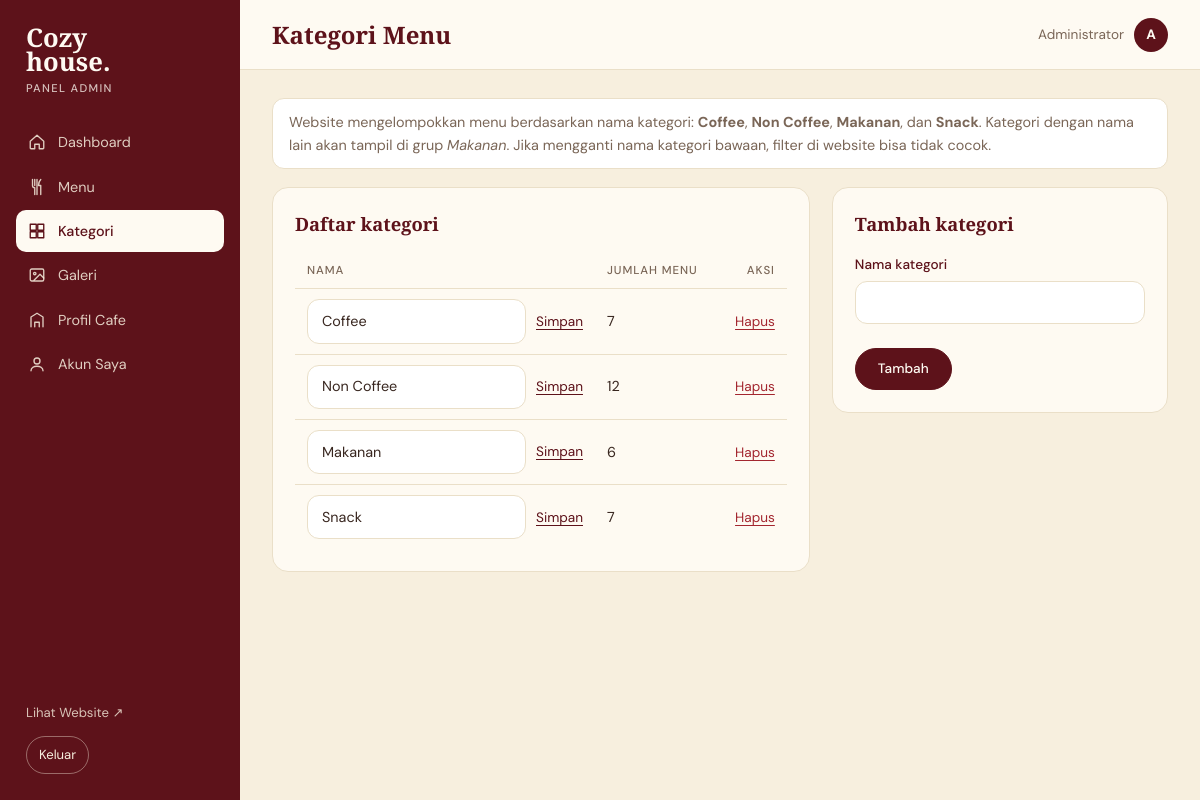
Page /admin/kategori.php (signed in) on the committed database.
### tables this page shows
CREATE TABLE IF NOT EXISTS `kategori_menu` (
  `id_kategori` int NOT NULL AUTO_INCREMENT,
  `nama_kategori` varchar(50) NOT NULL,
  PRIMARY KEY (`id_kategori`)
);

### admin/includes/functions.php (called while the page is built, shortened)
<?php
function e($teks): string
{
    return htmlspecialchars((string) $teks, ENT_QUOTES, 'UTF-8');
}

### admin/kategori.php (the view, shortened to what this page needs)
<?php
require __DIR__ . '/includes/bootstrap.php';
$daftar = $conn->query(
    'SELECT k.id_kategori, k.nama_kategori, COUNT(m.id_menu) AS jml
     FROM kategori_menu k LEFT JOIN menu m ON m.id_kategori = k.id_kategori
     GROUP BY k.id_kategori ORDER BY k.id_kategori'
)->fetch_all(MYSQLI_ASSOC);
include __DIR__ . '/includes/layout_header.php';
?>
<div class="alert info">
  Website mengelompokkan menu berdasarkan nama kategori: <b>Coffee</b>, <b>Non Coffee</b>, <b>Makanan</b>, dan <b>Snack</b>.
  Kategori dengan nama lain akan tampil di grup <i>Makanan</i>. Jika mengganti nama kategori bawaan, filter di website bisa tidak cocok.
</div>
<div class="grid-2 wide-left">
  <section class="card">
    <div class="card-head"><h2>Daftar kategori</h2></div>
    <div class="table-wrap">
      <table>
        <thead><tr><th>Nama</th><th>Jumlah menu</th><th class="right">Aksi</th></tr></thead>
        <tbody>
        <?php foreach ($daftar as $k): ?>
          <tr>
            <td>
              <form class="inline-edit" method="post">
                <input type="text" name="nama" maxlength="50" value="<?= e($k['nama_kategori']) ?>" aria-label="Nama kategori" required>
                <button class="link" type="submit">Simpan</button>
              </form>
            </td>
            <td><?= (int) $k['jml'] ?></td>
            <td class="right">
              <form method="post" data-confirm="Hapus kategori &quot;<?= e($k['nama_kategori']) ?>&quot;?">
                <button class="link danger" type="submit">Hapus</button>
              </form>
            </td>
          </tr>
        <?php endforeach; ?>
        </tbody>
      </table>
    </div>
  </section>
  <section class="card">
    <div class="card-head"><h2>Tambah kategori</h2></div>
    <form class="form" method="post">
      <label>Nama kategori<input type="text" name="nama" maxlength="50" required></label>
      <div class="form-actions"><button class="btn" type="submit">Tambah</button></div>
    </form>
  </section>
</div>
<?php include __DIR__ . '/includes/layout_footer.php'; ?>

### admin/assets/css/admin.css (style rules this page uses)
:root { --cream: #fefaf2; --sand: #f7efde; --maroon: #5d121a; --maroon-dark: #44090f; --ink: #38261f; --muted: #7a6657; --line: #eadfc8; --ok: #2f6b3f; --warn: #9a6200; --danger: #a3262f; --serif: "Playfair Display", Georgia, serif; --sans: "DM Sans", system-ui, sans-serif; --side: 240px; }
* { box-sizing: border-box; margin: 0; padding: 0; }
body { font-family: var(--sans); background: var(--sand); color: var(--ink); line-height: 1.55; font-size: 15px; }
.right { text-align: right; }
.card { background: var(--cream); border: 1px solid var(--line); border-radius: 16px; padding: 22px; margin-bottom: 22px; }
.card-head { display: flex; align-items: center; justify-content: space-between; gap: 14px; flex-wrap: wrap; margin-bottom: 16px; }
.card-head h2 { font-family: var(--serif); color: var(--maroon); font-size: 1.15rem; }
.grid-2 { display: grid; grid-template-columns: 1fr 1fr; gap: 22px; }
.grid-2.wide-left { grid-template-columns: 1.6fr 1fr; align-items: start; }
.grid-2 > .card { margin-bottom: 22px; }
.btn { display: inline-block; background: var(--maroon); color: var(--cream); padding: 9px 22px; border-radius: 999px; font: inherit; font-size: .85rem; font-weight: 500; border: 1px solid var(--maroon); cursor: pointer; transition: background .15s; }
.link { background: none; border: 0; font: inherit; font-size: .85rem; color: var(--maroon); cursor: pointer; text-decoration: underline; text-underline-offset: 3px; }
.link.danger { color: var(--danger); }
.alert { padding: 12px 16px; border-radius: 12px; margin-bottom: 18px; font-size: .9rem; border: 1px solid; }
.alert.info { background: #fff; border-color: var(--line); color: var(--muted); }
.table-wrap { overflow-x: auto; }
table { width: 100%; border-collapse: collapse; font-size: .9rem; }
th { text-align: left; font-size: .72rem; text-transform: uppercase; letter-spacing: .08em; color: var(--muted); font-weight: 500; padding: 8px 12px; border-bottom: 1px solid var(--line); white-space: nowrap; }
td { padding: 10px 12px; border-bottom: 1px solid var(--line); vertical-align: middle; }
tr:last-child td { border-bottom: 0; }
input[type=text], input[type=password], input[type=search], select, textarea { width: 100%; padding: 10px 14px; border: 1px solid var(--line); border-radius: 12px; background: #fff; font: inherit; color: var(--ink); }
.form label { display: flex; flex-direction: column; gap: 6px; font-size: .85rem; font-weight: 500; color: var(--maroon); margin-bottom: 16px; }
.form-actions { display: flex; gap: 10px; padding-top: 8px; }
.inline-edit { display: flex; gap: 10px; align-items: center; }

### rows in the picture
kategori_menu: nama "Coffee", jml "7"
kategori_menu: nama "Non Coffee", jml "12"
kategori_menu: nama "Makanan", jml "6"
kategori_menu: nama "Snack", jml "7"

### other values in the picture
$label "Dashboard"
$label "Menu"
$label "Kategori"
$label "Galeri"
$label "Profil Cafe"
$label "Akun Saya"
$judul "Kategori Menu"
$admin['nama'] "Administrator"
substr($admin['nama'] ?? 'A', 0, 1) "A"
